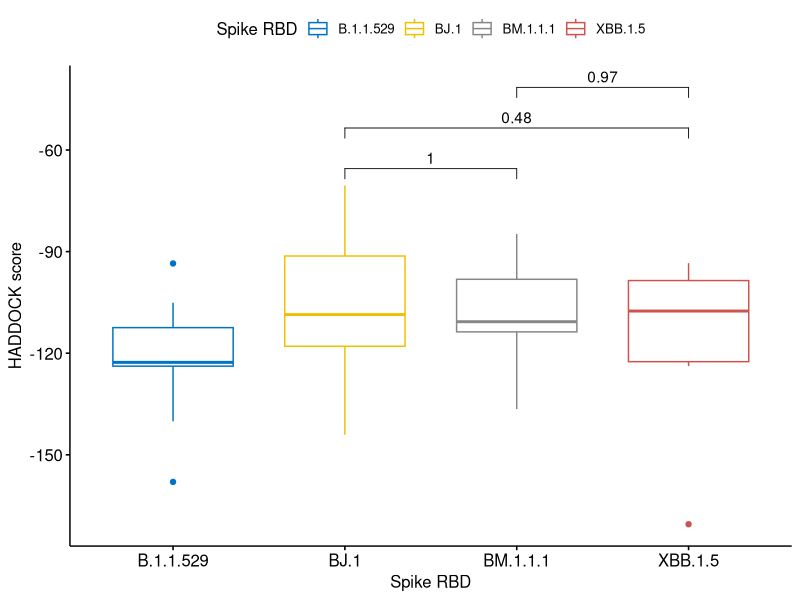
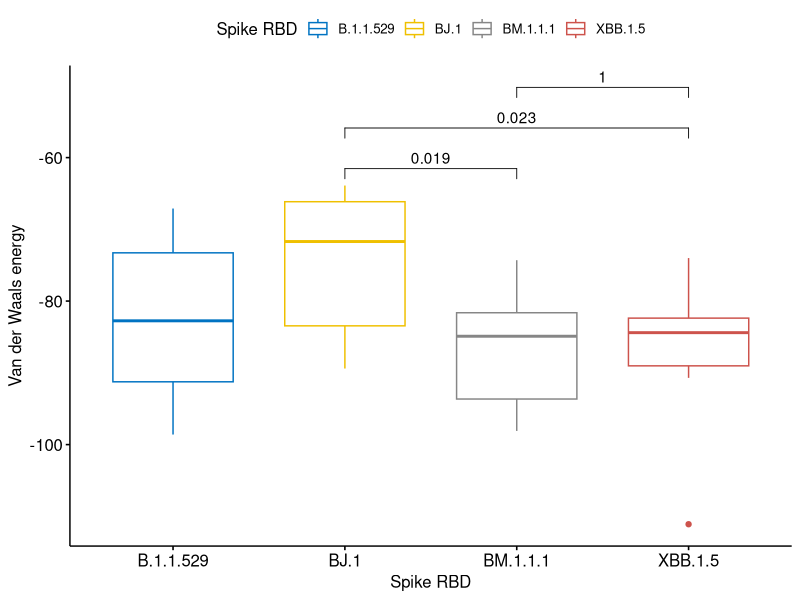
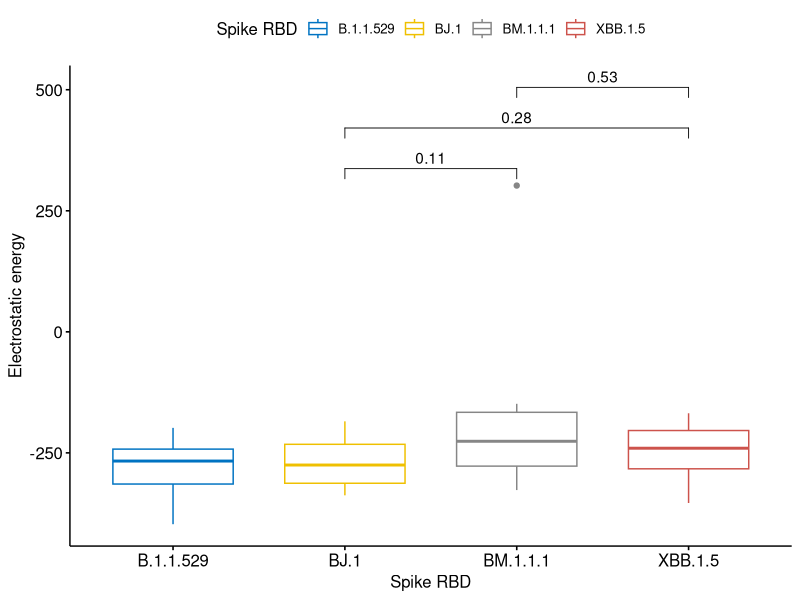

Write R code to recreate these figures, in order.
library(dplyr)
library(readxl)
library(ggplot2)
library(ggpubr)

data <- read_excel("HADDOCK_Results.xlsx")

# wilcox.test((data %>% filter(`Spike RBD` == "BJ.1"))$`HADDOCK score`,
#             (data %>% filter(`Spike RBD` == "XBB.1.5"))$`HADDOCK score`)


variant_comparisons <- list(
  c("BJ.1", "BM.1.1.1"),
  c("BJ.1", "XBB.1.5"),
  c("BM.1.1.1", "XBB.1.5")
  )


## HADDOCK Score
ggboxplot(data, x = "Spike RBD",
          y = "HADDOCK score",
          color = "Spike RBD",
          palette = "jco") + 
  stat_compare_means(method = "wilcox.test", comparisons = variant_comparisons)


## Van der Waals Energy
ggboxplot(data, x = "Spike RBD",
          y = "Van der Waals energy",
          color = "Spike RBD",
          palette = "jco") + 
  stat_compare_means(method = "wilcox.test", comparisons = variant_comparisons)


## Electrostatic Energy
ggboxplot(data, x = "Spike RBD",
          y = "Electrostatic energy",
          color = "Spike RBD",
          palette = "jco") + 
  stat_compare_means(method = "wilcox.test", comparisons = variant_comparisons)
